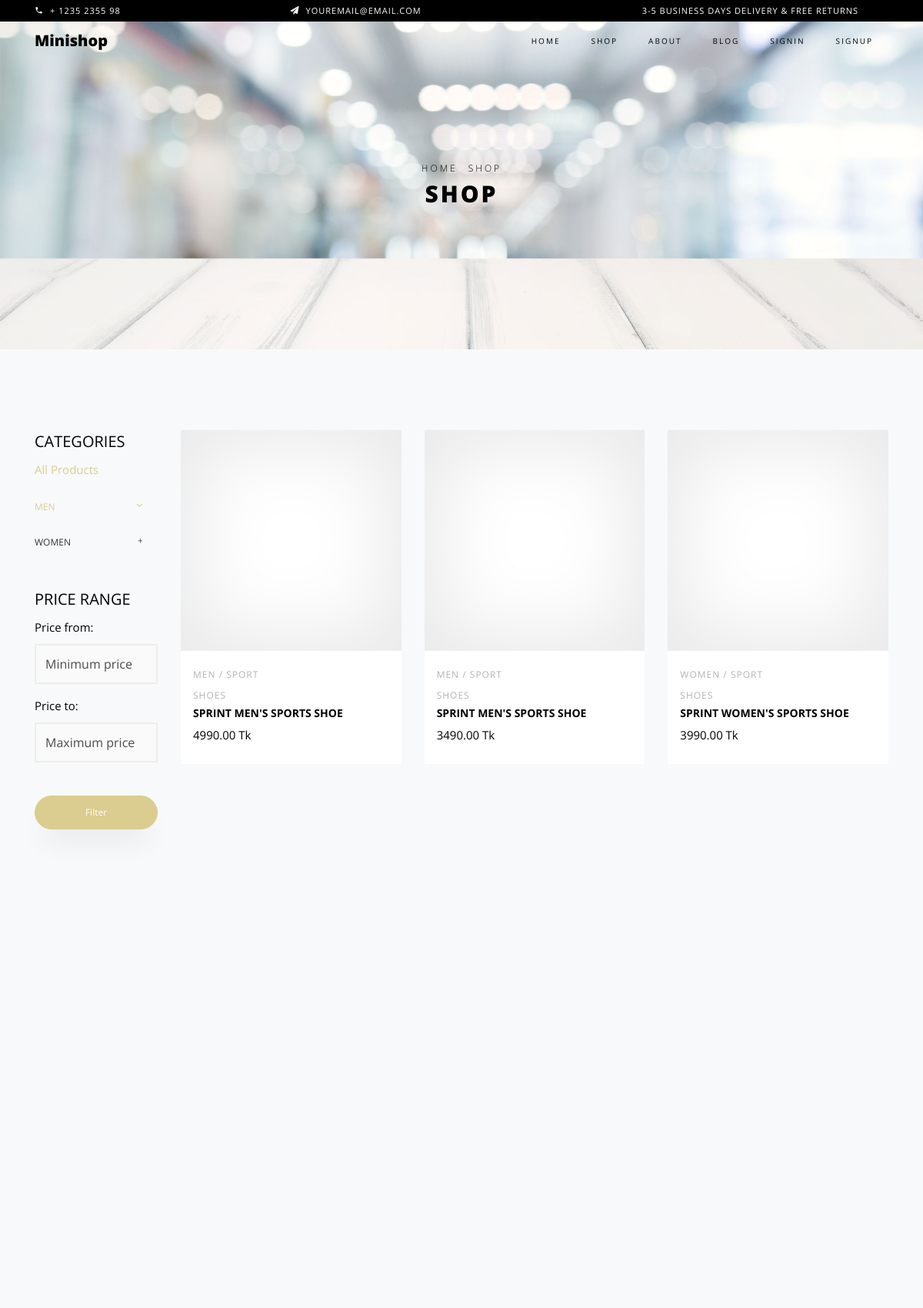
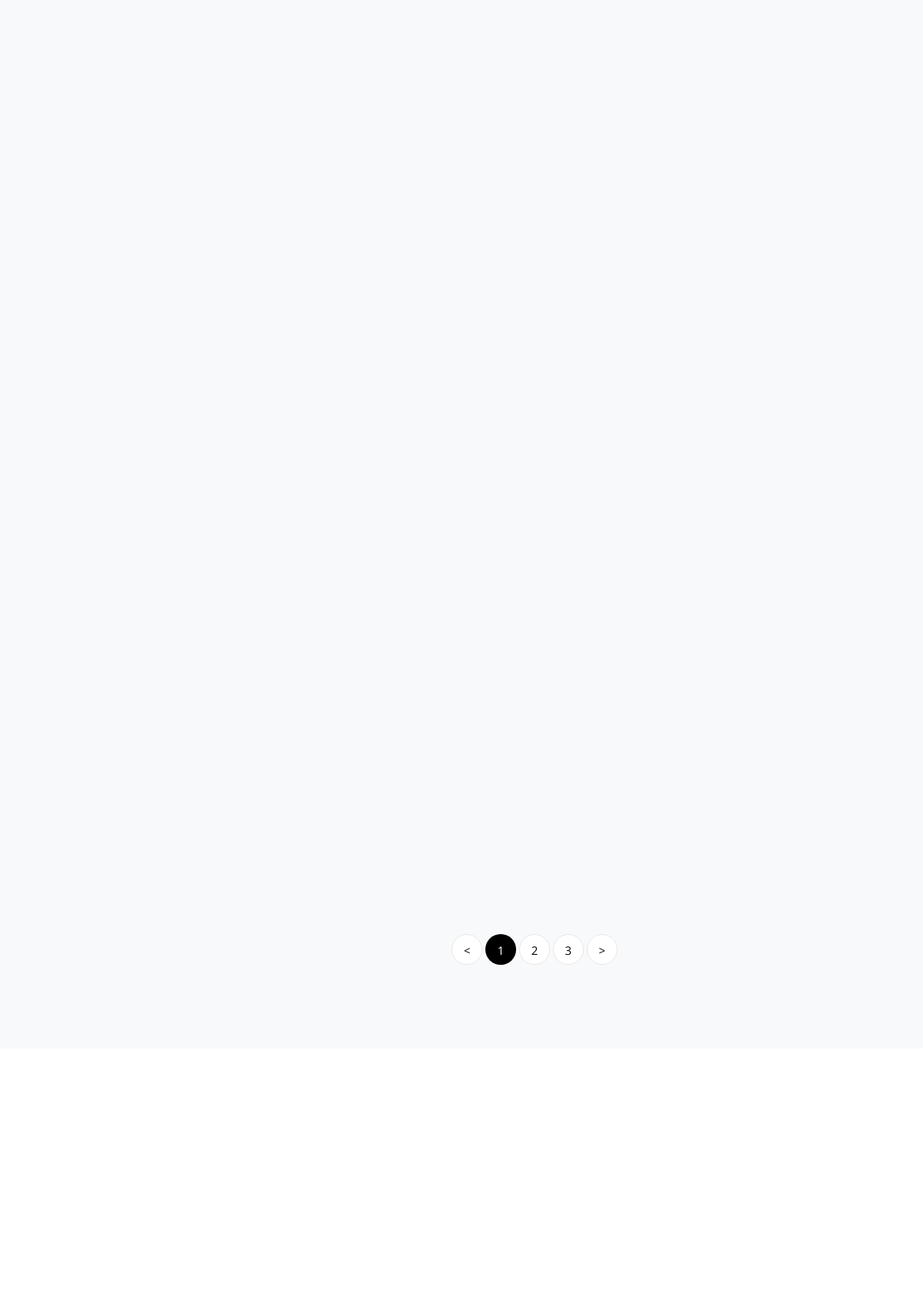
The app's page /shop/ (upper part) with its own data (2 pictures, top to bottom).
### shop/models.py (models this page shows, shortened)
class Product(models.Model):
    picture = models.ImageField(upload_to='products/')
    title = models.CharField(max_length=200)
    gender = models.CharField(max_length=20, choices=GENDER_CHOICES)
    category = models.CharField(max_length=50, choices=CATEGORY_CHOICES)
    price = models.DecimalField(max_digits=10, decimal_places=2)
    discount_price = models.DecimalField(
        max_digits=10,
        decimal_places=2,
        null=True,
        blank=True
    )
    description = models.TextField()
    created_at = models.DateTimeField(auto_now_add=True)
    updated_at = models.DateTimeField(auto_now=True)

### shop/views.py (the view)
# urls.py: path('shop/', views.shop_view, name='shop'),
def shop_view(request):
    products = Product.objects.all()
    gender = request.GET.get('gender')
    category = request.GET.get('category')
    min_price = request.GET.get('min_price')
    max_price = request.GET.get('max_price')
    if gender:
        products = products.filter(gender=gender)
    if category:
        products = products.filter(category=category)
    if min_price:
        products = products.filter(price__gte=min_price)
    if max_price:
        products = products.filter(price__lte=max_price)
    return render(request, 'shop.html', {
        'product': products
    })

### shop/context_processors.py (called while the page is built)
def cart_count(request):
    count = 0
    if request.user.is_authenticated:
        count = CartItem.objects.filter(
            cart__user=request.user
        ).aggregate(
            total=Sum('quantity')
        )['total'] or 0
    return {
        'cart_count': count
    }

### shop/templates/shop.html (shortened to what this page needs)
{% extends "base.html" %}
{% load static %}
{% block content %}
<div class="hero-wrap hero-bread"
     style="background-image: url('{% static 'images/bg_6.jpg' %}');">
    <div class="container">
        <div class="row no-gutters slider-text align-items-center justify-content-center">
            <div class="col-md-9 ftco-animate text-center">
                <p class="breadcrumbs">
                    <span class="mr-2">
                        <a href="{% url 'index' %}">Home</a>
                    </span>
                    <span>Shop</span>
                </p>
                <h1 class="mb-0 bread">Shop</h1>
            </div>
        </div>
    </div>
</div>
<section class="ftco-section bg-light">
    <div class="container">
        <div class="row">
            <div class="col-md-8 col-lg-10 order-md-last">
                <div class="row">
                    {% for p in product %}
                    <div class="col-sm-12 col-md-6 col-lg-4 ftco-animate d-flex">
                        <div class="product d-flex flex-column">
                            <a href="{% url 'product_detail' p.pk %}"
                               class="img-prod">
                            </a>
                            <div class="text py-3 pb-4 px-3">
                                <div class="d-flex">
                                    <div class="cat">
                                        <span>
                                            {{ p.get_gender_display }} /
                                            {{ p.get_category_display }}
                                        </span>
                                    </div>
                                </div>
                                <h3>
                                    <a href="{% url 'product_detail' p.pk %}">
                                        {{ p.title }}
                                    </a>
                                </h3>
                                <div class="pricing">
                                    {% if p.discount_price %}
                                        <p class="price">
                                            <span class="mr-2 price-dc">
                                                {{ p.price|floatformat:2 }} Tk
                                            </span>
                                            <span class="price-sale">
                                                {{ p.discount_price|floatformat:2 }} Tk
                                            </span>
                                        </p>
                                    {% else %}
                                        <p class="price">
                                            <span>
                                                {{ p.price|floatformat:2 }} Tk
                                            </span>
                                        </p>
                                    {% endif %}
                                </div>
                            </div>
                        </div>
                    </div>
                    {% endfor %}
                </div>
                <div class="row mt-5">
                    <div class="col text-center">
                        <div class="block-27">
                            <ul>
                                <li>
                                    <a href="#">&lt;</a>
                                </li>
                                <li class="active">
                                    <span>1</span>
                                </li>
                                <li>
                                    <a href="#">2</a>
                                </li>
                                <li>
                                    <a href="#">3</a>
                                </li>
                                <li>
                                    <a href="#">&gt;</a>
                                </li>
                            </ul>
                        </div>
                    </div>
                </div>
            </div>
            <div class="col-md-4 col-lg-2">
                <div class="sidebar">
                    <div class="sidebar-box-2">
                        <h2 class="heading">Categories</h2>
                        <p>
                            <a href="{% url 'shop' %}">
                                All Products
                            </a>
                        </p>
                        <div class="fancy-collapse-panel">
                            <div class="panel-group"
                                 id="accordion"
                                 role="tablist"
                                 aria-multiselectable="true">
                                <div class="panel panel-default">
                                    <div class="panel-heading"
                                         role="tab"
                                         id="headingMen">
                                        <h4 class="panel-title">
                                            <a data-toggle="collapse"
                                               data-parent="#accordion"
                                               href="#collapseMen"
                                               aria-expanded="false"
                                               aria-controls="collapseMen">
                                                Men
                                            </a>
                                        </h4>
                                    </div>
                                </div>
                                <div class="panel panel-default">
                                    <div class="panel-heading"
                                         role="tab"
                                         id="headingWomen">
                                        <h4 class="panel-title">
                                          <a class="collapsed" data-toggle="collapse" data-parent="#accordion" href="#collapseWomen" aria-expanded="false" aria-controls="collapseWomen"> Women</a>
                                        </h4>
                                    </div>
                                </div>
                            </div>
                        </div>
                    </div>
                    <div class="sidebar-box-2">
                        <h2 class="heading">Price Range</h2>
                        <form method="GET"
                              action="{% url 'shop' %}"
                              class="colorlib-form-2">
                            <div class="row">
                                <div class="col-md-12">
                                    <div class="form-group">
                                        <label>Price from:</label>
                                        <input type="number"
                                               name="min_price"
                                               class="form-control"
                                               value="{{ request.GET.min_price }}"
                                               placeholder="Minimum price">
                                    </div>
                                </div>
                                <div class="col-md-12">
                                    <div class="form-group">
                                        <label>Price to:</label>
                                        <input type="number"
                                               name="max_price"
                                               class="form-control"
                                               value="{{ request.GET.max_price }}"
                                               placeholder="Maximum price">
                                    </div>
                                </div>
                                <div class="col-md-12">
                                    <button type="submit"
                                            class="btn btn-primary btn-block">
                                        Filter
                                    </button>
                                </div>
                            </div>
                        </form>
                    </div>
                </div>
            </div>
        </div>
    </div>
</section>
<section class="ftco-gallery">
    <div class="container">
        <div class="row justify-content-center">
        </div>
    </div>
    <div class="container-fluid px-0">
        <div class="row no-gutters">
        </div>
    </div>
</section>
{% endblock content %}

### records on screen
Product: gender "MEN", category "SPORT SHOES", title "SPRINT MEN'S SPORTS SHOE", price "4990.00"
Product: gender "MEN", category "SPORT SHOES", title "SPRINT MEN'S SPORTS SHOE", price "3490.00"
Product: gender "WOMEN", category "SPORT SHOES", title "SPRINT WOMEN'S SPORTS SHOE", price "3990.00"
